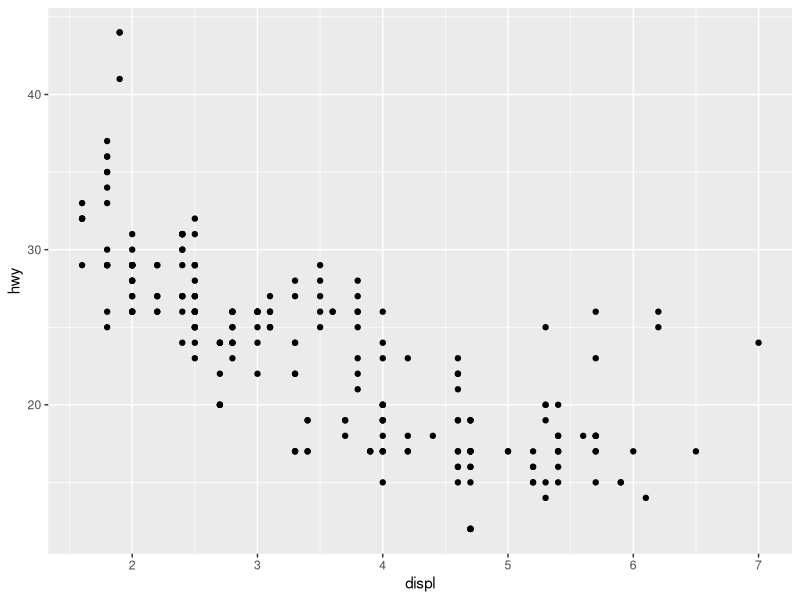
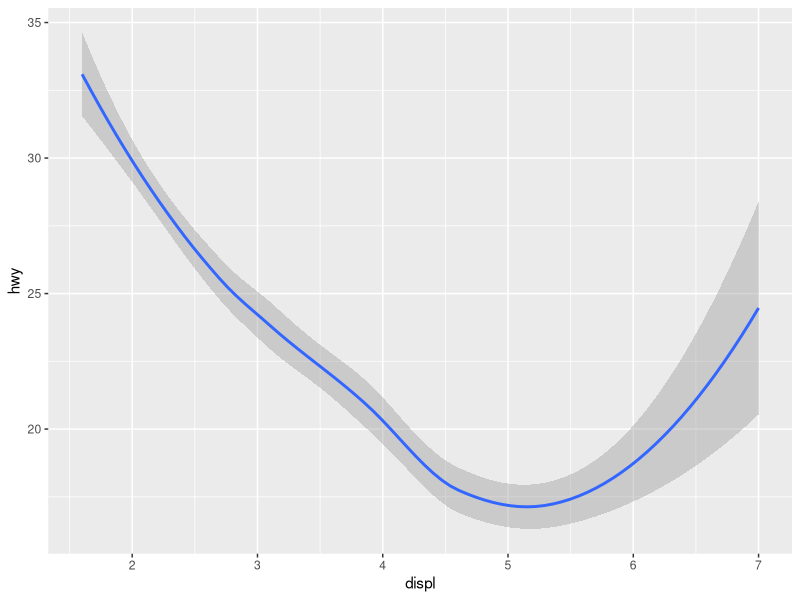
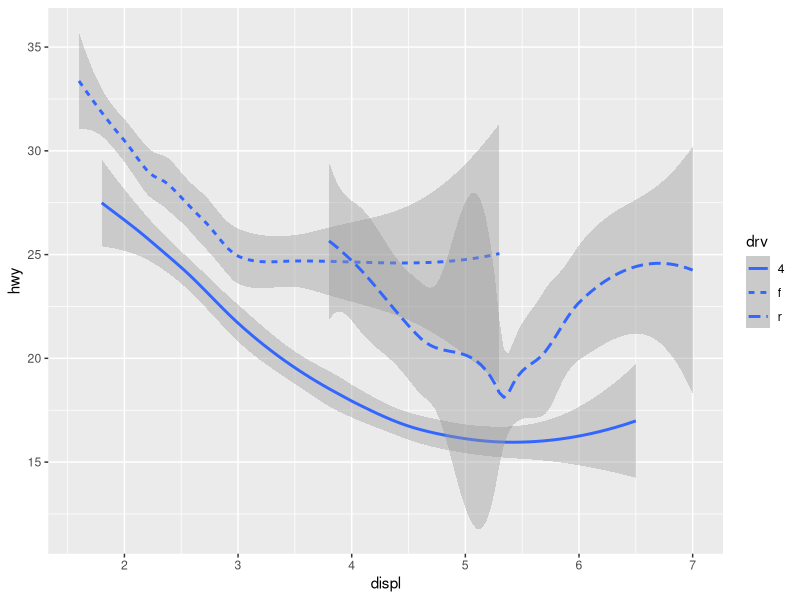
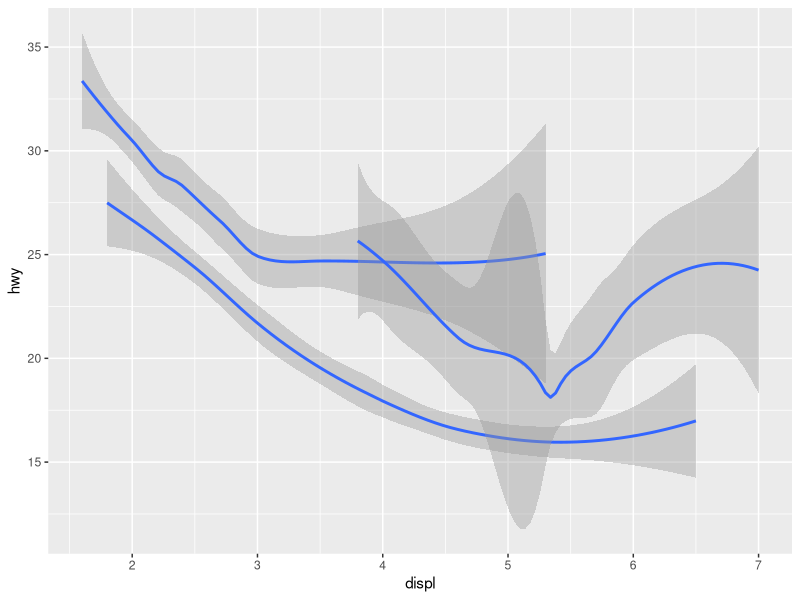
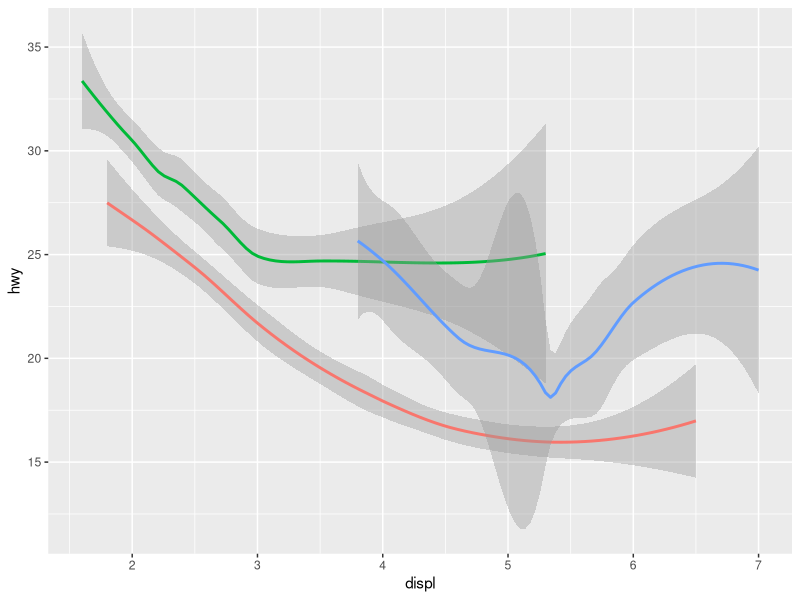
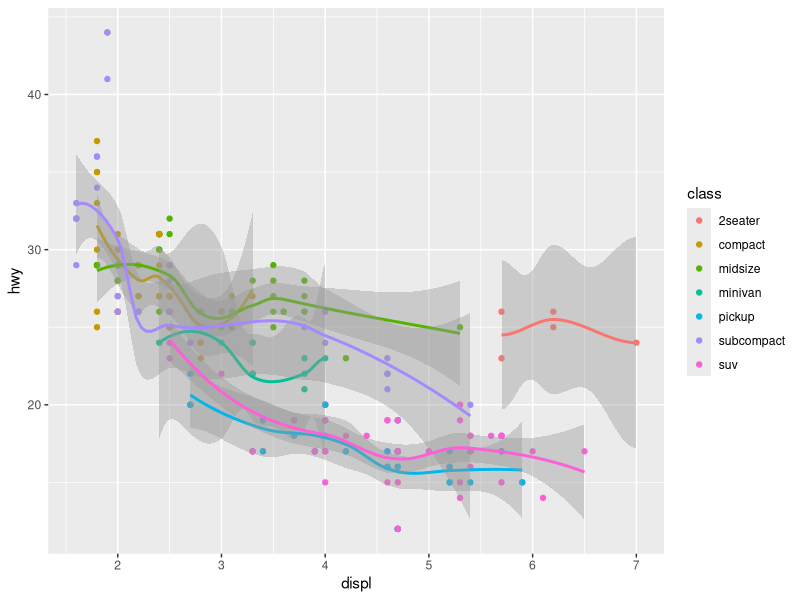
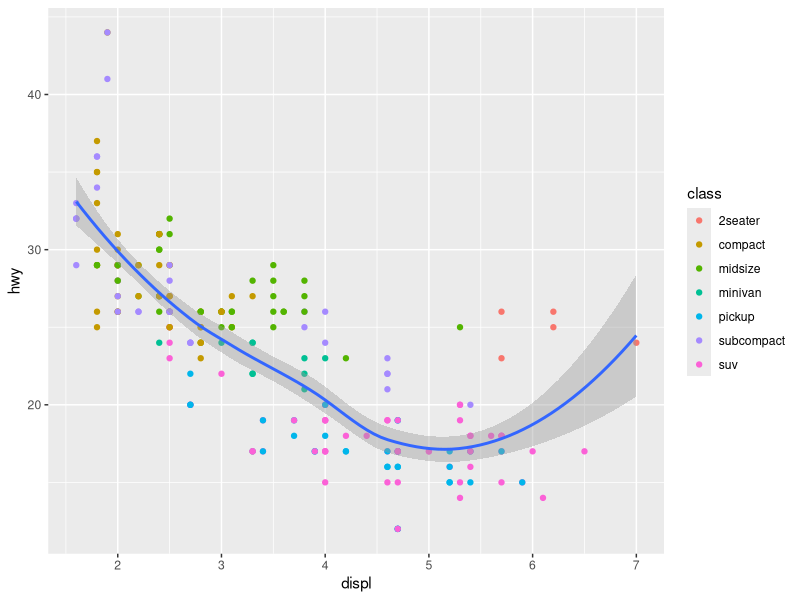
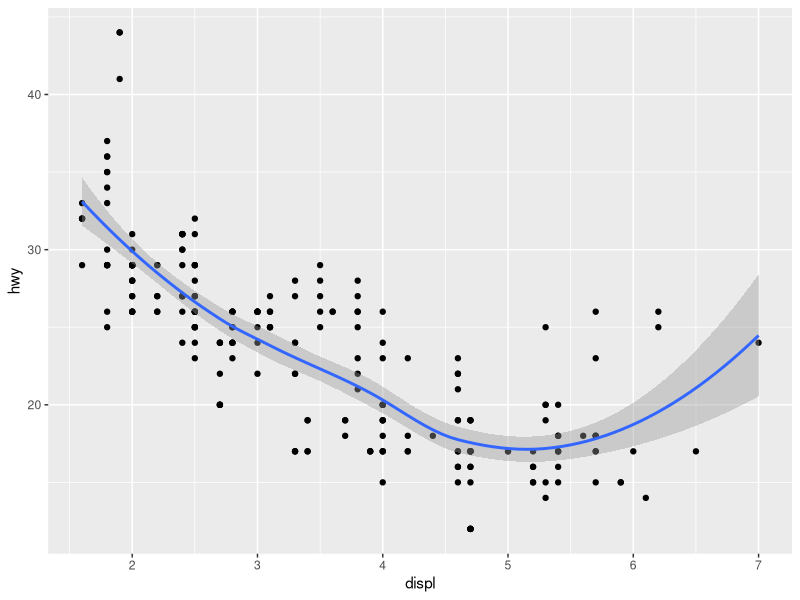

Source code (R) for these figures, in order:
library(tidyverse)
ggplot(data = mpg) + geom_point(mapping = aes(x = displ, y = hwy))

#left
ggplot(data = mpg) + geom_smooth(mapping = aes(x = displ, y= hwy))

ggplot(data = mpg) + geom_smooth(mapping = aes(x = displ, y= hwy, linetype = drv))

ggplot(data = mpg) + geom_smooth(mapping = aes(x = displ, y= hwy, group = drv))

ggplot(data = mpg) + geom_smooth(mapping = aes(x = displ, y= hwy, color = drv), show.legend = FALSE)

ggplot(data = mpg)+ geom_point(mapping = aes(x = displ, y = hwy, color = class)) + geom_smooth(mapping = aes(x = displ, y= hwy, color = class), show.legend = FALSE)

ggplot(data = mpg, mapping = aes(x = displ, y = hwy)) + geom_point(mapping = aes(color = class))+geom_smooth()

ggplot() + geom_point(data = mpg, mapping = aes(x = displ, y = hwy))+geom_smooth(data = mpg, mapping = aes(x = displ, y = hwy))